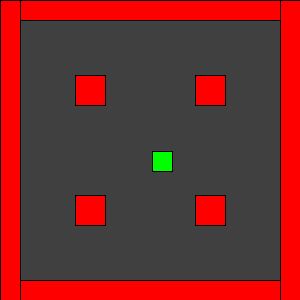
Frame 1 (no input)
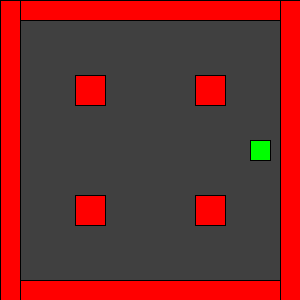
Frame 60 (the mouse pressed at the canvas centre just before this capture)
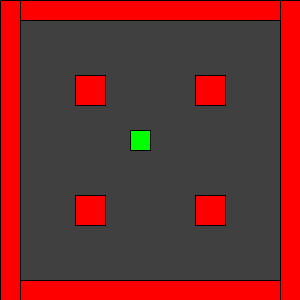
Frame 120 (the mouse held since frame 60 and released just before this capture)

The Processing sketch that drew these frames (run headless with seeded random() and noise(); from frame 60 on, the mouse is pressed at the canvas centre):

// Processing sketch: collision_direction_multi
// ── collision_direction_multi.pde
ArrayList<Rectangle> rectangles = new ArrayList<Rectangle>();

float bouncingRectX = 150;
float bouncingRectY = 150;
float bouncingRectWidth = 20;
float bouncingRectHeight = 20;
float bouncingRectSpeedX = 2;
float bouncingRectSpeedY = 1;

float squareSide = 30;


void setup() {
  size(300, 300);

  rectangles.add(new Rectangle(0, 0, width, 20));
  rectangles.add(new Rectangle(0, width-20, width, 20));
  rectangles.add(new Rectangle(0, 0, 20, height));
  rectangles.add(new Rectangle(width-20, 0, 20, height));
  
  rectangles.add(new Rectangle(width * .35 - squareSide, height * .35 - squareSide, squareSide, squareSide));
  rectangles.add(new Rectangle(width - width * .35 , height * .35- squareSide, squareSide, squareSide));
  rectangles.add(new Rectangle(width - width * .35 , height - height * .35, squareSide, squareSide));
  rectangles.add(new Rectangle(width * .35 - squareSide, height - height * .35, squareSide, squareSide));
}

void draw() {
  background(64);

  //iterate over the obstacles
  for (int i = 0; i < rectangles.size(); i++) {
    
    //check collision for this obstacle
    Rectangle rectangle = rectangles.get(i);

    boolean passLeft = bouncingRectX + bouncingRectWidth + bouncingRectSpeedX > rectangle.x;
    boolean passRight = bouncingRectX + bouncingRectSpeedX < rectangle.x + rectangle.rectWidth;
    boolean checkTop = bouncingRectY + bouncingRectHeight > rectangle.y;
    boolean checkBottom = bouncingRectY < rectangle.y + rectangle.rectHeight;
    
    //check X movment bounce
    if (passLeft && 
       passRight && 
       checkTop && 
       checkBottom) {

      bouncingRectSpeedX *= -1;
    }

    //check Y movement bounce
    if (bouncingRectX + bouncingRectWidth> rectangle.x && 
      bouncingRectX< rectangle.x + rectangle.rectWidth && 
      bouncingRectY + bouncingRectHeight + bouncingRectSpeedY > rectangle.y && 
      bouncingRectY + bouncingRectSpeedY < rectangle.y + rectangle.rectHeight) {

      bouncingRectSpeedY *= -1;
      println(checkBottom);
    }

    //draw the obstacle rectangle
    fill(255, 0, 0);
    rect(rectangle.x, rectangle.y, rectangle.rectWidth, rectangle.rectHeight);
  }

  bouncingRectX += bouncingRectSpeedX;
  bouncingRectY += bouncingRectSpeedY;

  //draw the bouncing rectangle
  fill(0, 255, 0);
  rect(bouncingRectX, bouncingRectY, bouncingRectWidth, bouncingRectHeight);
}

class Rectangle {
  float x;
  float y;
  float rectWidth;
  float rectHeight;

  public Rectangle(float x, float y, float rectWidth, float rectHeight) {
    this.x = x;
    this.y = y;
    this.rectWidth = rectWidth;
    this.rectHeight = rectHeight;
  }
}
